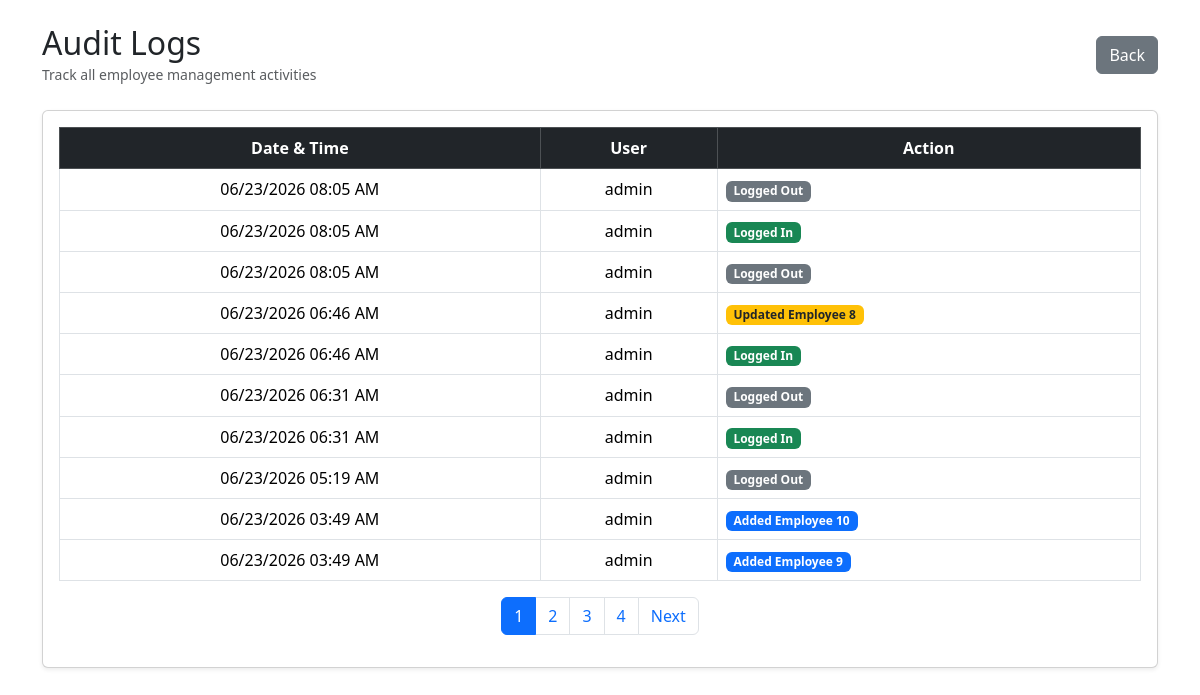
/audit-logs (signed in), run on an earlier commit of the app's database.
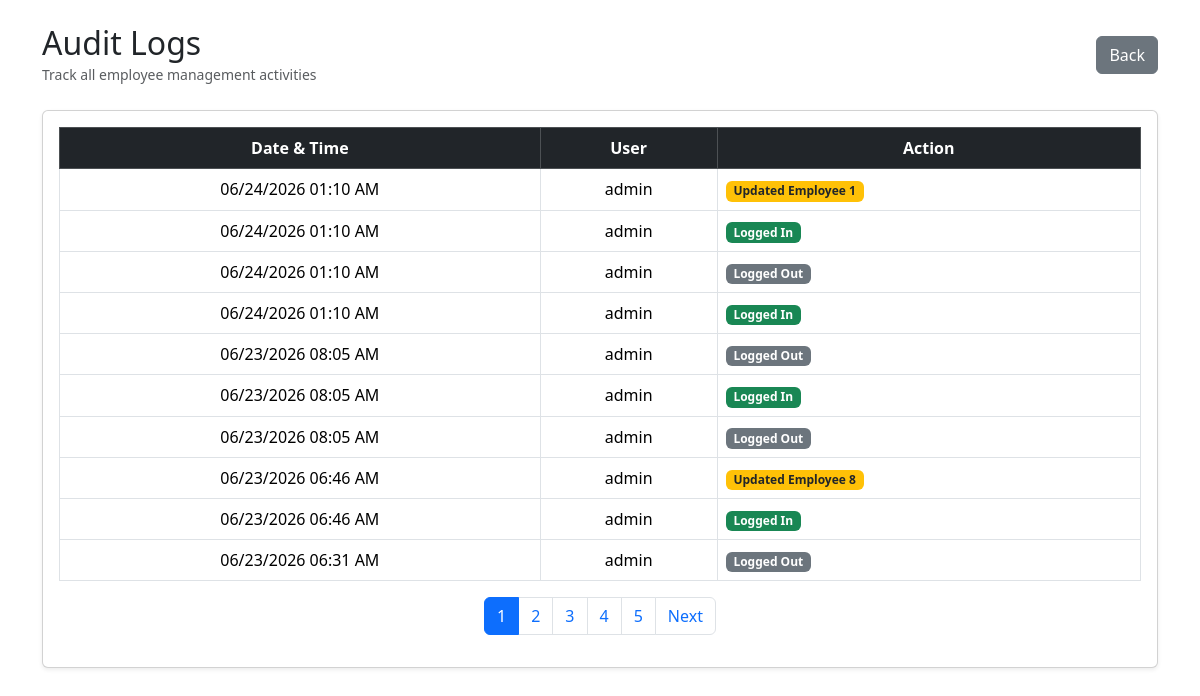
And on a later commit of the database.
### app.py (models this page shows)
class AuditLog(db.Model):
    id = db.Column(
        db.Integer,
        primary_key=True
    )
    username = db.Column(
        db.String(255),
        nullable=False
    )
    action = db.Column(
        db.String(255),
        nullable=False
    )
    created_at = db.Column(
        db.DateTime,
        default=datetime.now(timezone.utc)
    )

### app.py (the view)
@app.route('/audit-logs')
def audit_logs():
    if 'username' not in session:
        return redirect('/login')
    page = request.args.get(
        'page',
        1,
        type=int
    )
    logs = AuditLog.query.order_by(
        AuditLog.id.desc()
    ).paginate(
        page=page,
        per_page=10
    )
    return render_template(
        'audit_logs.html',
        logs=logs
    )

### templates/audit_logs.html (shortened to what this page needs)
<!DOCTYPE html>
<html>
<head>
    <link
        rel="stylesheet"
        href="https://cdn.jsdelivr.net/npm/bootstrap@5.3.3/dist/css/bootstrap.min.css">
</head>
<body>
<div class="container mt-4">
    <div class="d-flex justify-content-between align-items-center mb-4">
        <div>
            <h2 class="mb-0">
                Audit Logs
            </h2>
            <small class="text-muted">
                Track all employee management activities
            </small>
        </div>
        <a
            href="/"
            class="btn btn-secondary">
            Back
        </a>
    </div>
    <div class="card shadow-sm">
        <div class="card-body">
            <table class="table table-bordered table-hover align-middle">
                <thead class="table-dark text-center">
                    <tr>
                        <th>Date & Time</th>
                        <th>User</th>
                        <th>Action</th>
                    </tr>
                </thead>
                <tbody>
                    {% for log in logs.items %}
                    <tr>
                        <td class="text-center">
                            {{ log.created_at.strftime('%m/%d/%Y %I:%M %p') }}
                        </td>
                        <td class="text-center">
                            {{ log.username }}
                        </td>
                        <td>
                            {% if 'Logged In' in log.action %}
                                <span class="badge bg-success">
                                    {{ log.action }}
                                </span>
                            {% elif 'Added' in log.action %}
                                <span class="badge bg-primary px-2 py-1">
                                    {{ log.action }}
                                </span>
                            {% elif 'Updated' in log.action %}
                                <span class="badge bg-warning text-dark">
                                    {{ log.action }}
                                </span>
                            {% elif 'Deleted' in log.action %}
                                <span class="badge bg-danger">
                                    {{ log.action }}
                                </span>
                            {% else %}
                                <span class="badge bg-secondary">
                                    {{ log.action }}
                                </span>
                            {% endif %}
                        </td>
                    </tr>
                    {% endfor %}
                </tbody>
            </table>
            <nav class="mt-3">
    <ul class="pagination justify-content-center">
        {% for page_num in logs.iter_pages() %}
            {% if page_num %}
            <li class="page-item {% if page_num == logs.page %}active{% endif %}">
                <a
                    class="page-link"
                    href="?page={{ page_num }}"
                >
                    {{ page_num }}
                </a>
            </li>
            {% endif %}
        {% endfor %}
        {% if logs.has_next %}
        <li class="page-item">
            <a
                class="page-link"
                href="?page={{ logs.next_num }}"
            >
                Next
            </a>
        </li>
        {% endif %}
    </ul>
</nav>
        </div>
    </div>
</div>
</body>
</html>

What changed in the data, as far as the page shows it:
no longer on this page (row unchanged): AuditLog: created_at "06/23/2026 06:31 AM", username "admin", action "Logged In"
no longer on this page (row unchanged): AuditLog: created_at "06/23/2026 05:19 AM", username "admin", action "Logged Out"
no longer on this page (row unchanged): AuditLog: created_at "06/23/2026 03:49 AM", username "admin", action "Added Employee 10"
no longer on this page (row unchanged): AuditLog: created_at "06/23/2026 03:49 AM", username "admin", action "Added Employee 9"
added AuditLog: created_at "06/24/2026 01:10 AM", username "admin", action "Updated Employee 1"
added AuditLog: created_at "06/24/2026 01:10 AM", username "admin", action "Logged In"
added AuditLog: created_at "06/24/2026 01:10 AM", username "admin", action "Logged Out"
added AuditLog: created_at "06/24/2026 01:10 AM", username "admin", action "Logged In"
Also different on the page:
new list line: "5"
